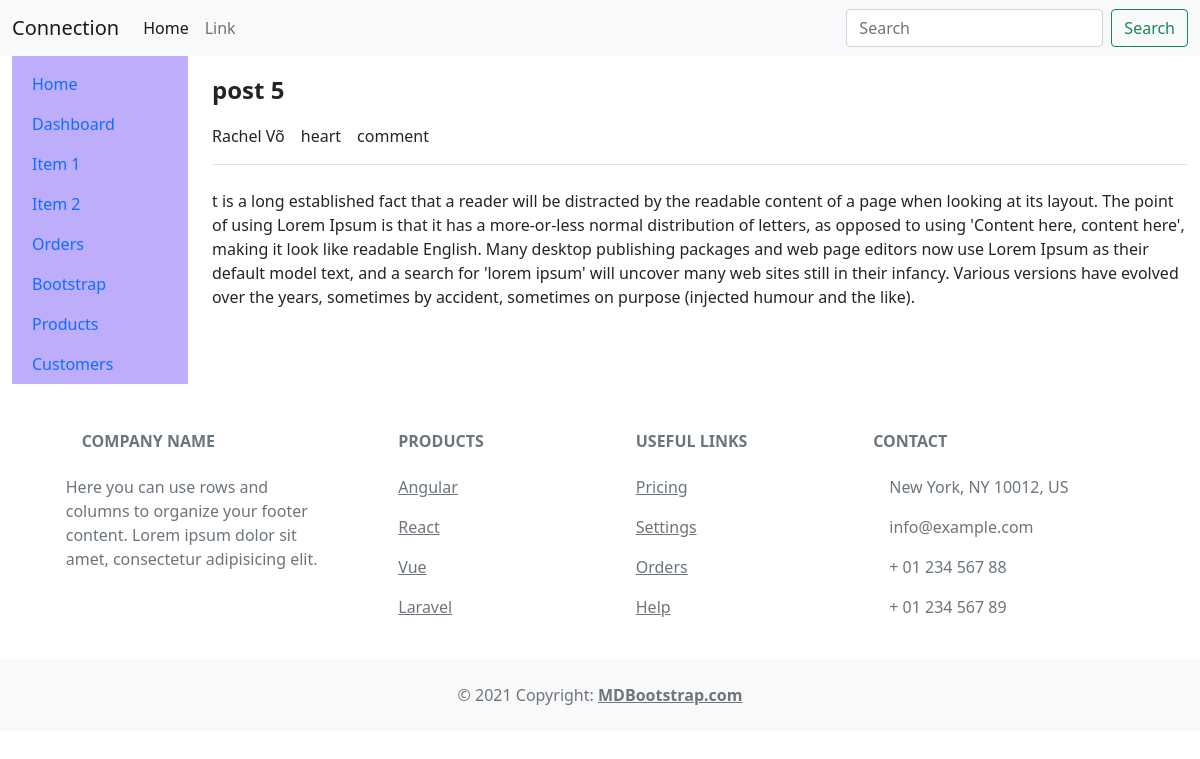
/post/5/, run on an earlier commit of the app's database.
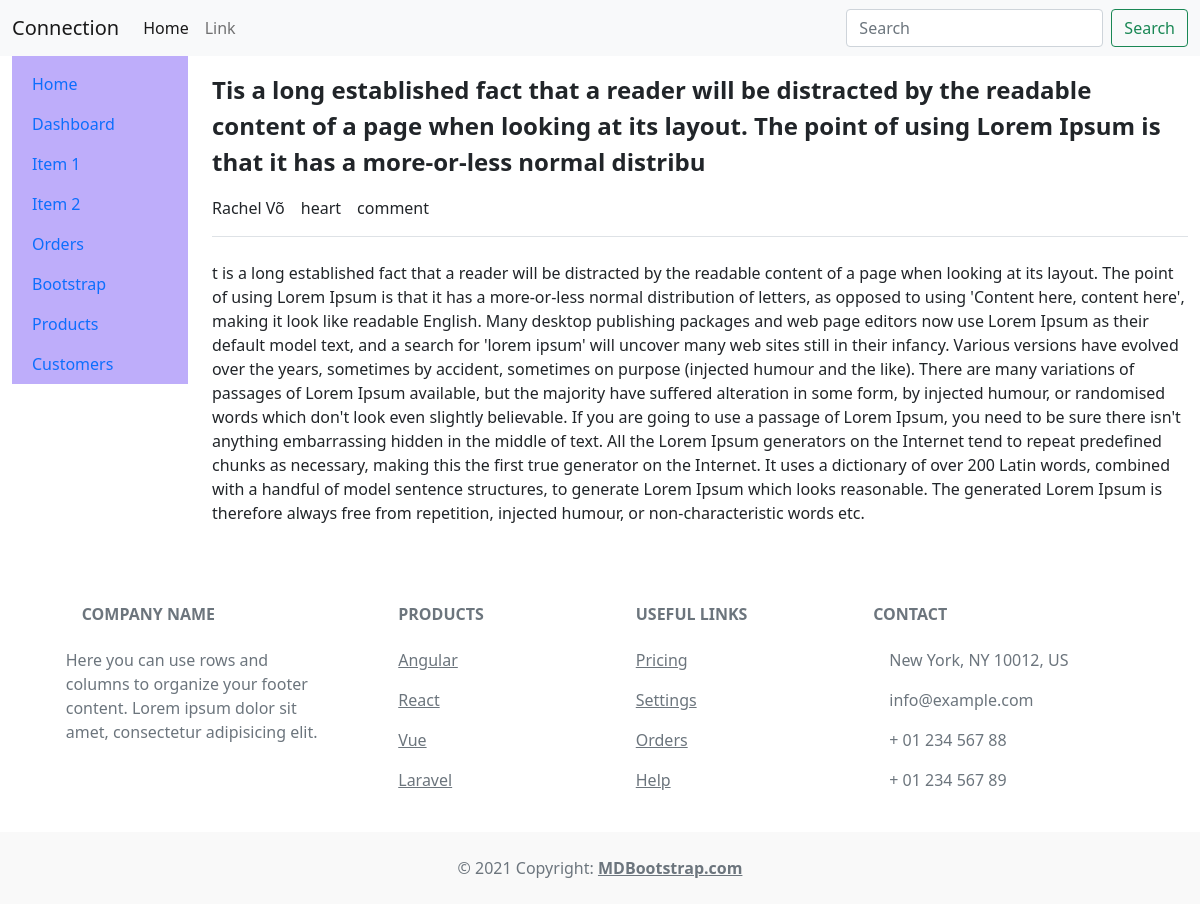
And on a later commit of the database.
### app/models.py (models this page shows)
class Post(models.Model):
    title = models.CharField(max_length=200)
    content = models.TextField()
    pub_date = models.DateTimeField(auto_now_add=True)

### app/views.py (the view)
# urls.py: path('post/<str:id>/', views.post, name="post")
def post(req, id):
    try:
        post = Post.objects.get(id=id)
    except Post.DoesNotExist:
        pass
    return render(req, 'app/post.html', {'post': post})

### templates/app/post.html
{% extends "components/base.html" %} {% block content %}
<div class="border-bottom">
  <p class="fs-4 fw-bold">{{ post.title }}</p>
  <div class="d-flex gap-3">
    <p>Rachel Võ</p>
    <p>heart</p>
    <p>comment</p>
  </div>
</div>
<div class="mt-4">
  <p>{{ post.content }}</p>
</div>
{% endblock content %}

What changed in the data, as far as the page shows it:
changed Post: title "post 5" → "Tis a long established fact that a reader will be distracted by the readable content of a page when looking at its layout. The point of using Lorem Ipsum is that it has a more-or-less normal distribu"; content "…humour and the like)." → "…humour and the like). There are many variations of passages of Lorem Ipsum available, but the majority have suffered alteration in some form, by injected humour, or randomised words which don't look even slightly believable. If you are going to use a passage of Lorem Ipsum, you need to be sure there isn't anything embarrassing hidden in the middle of text. All the Lorem Ipsum generators on the Internet tend to repeat predefined chunks as necessary, making this the first true generator on the Internet. It uses a dictionary of over 200 Latin words, combined with a handful of model sentence structures, to generate Lorem Ipsum which looks reasonable. The generated Lorem Ipsum is therefore…"
